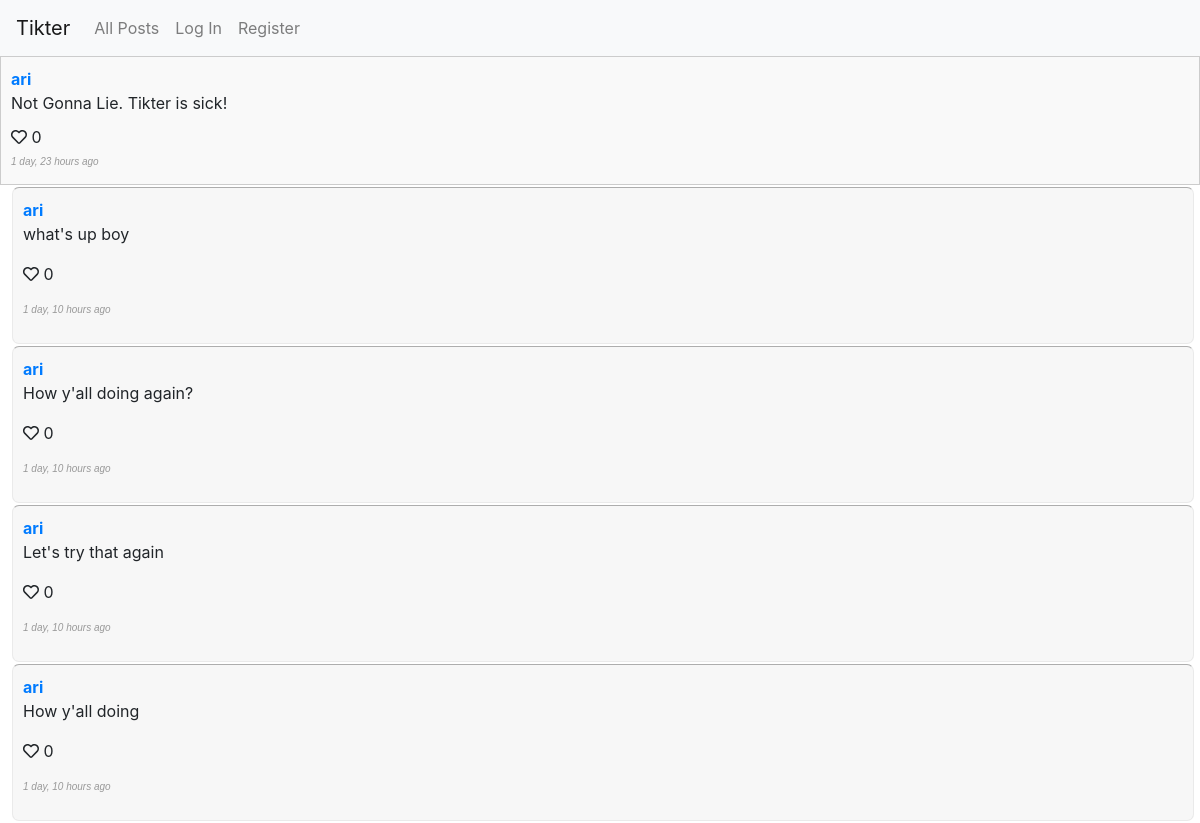
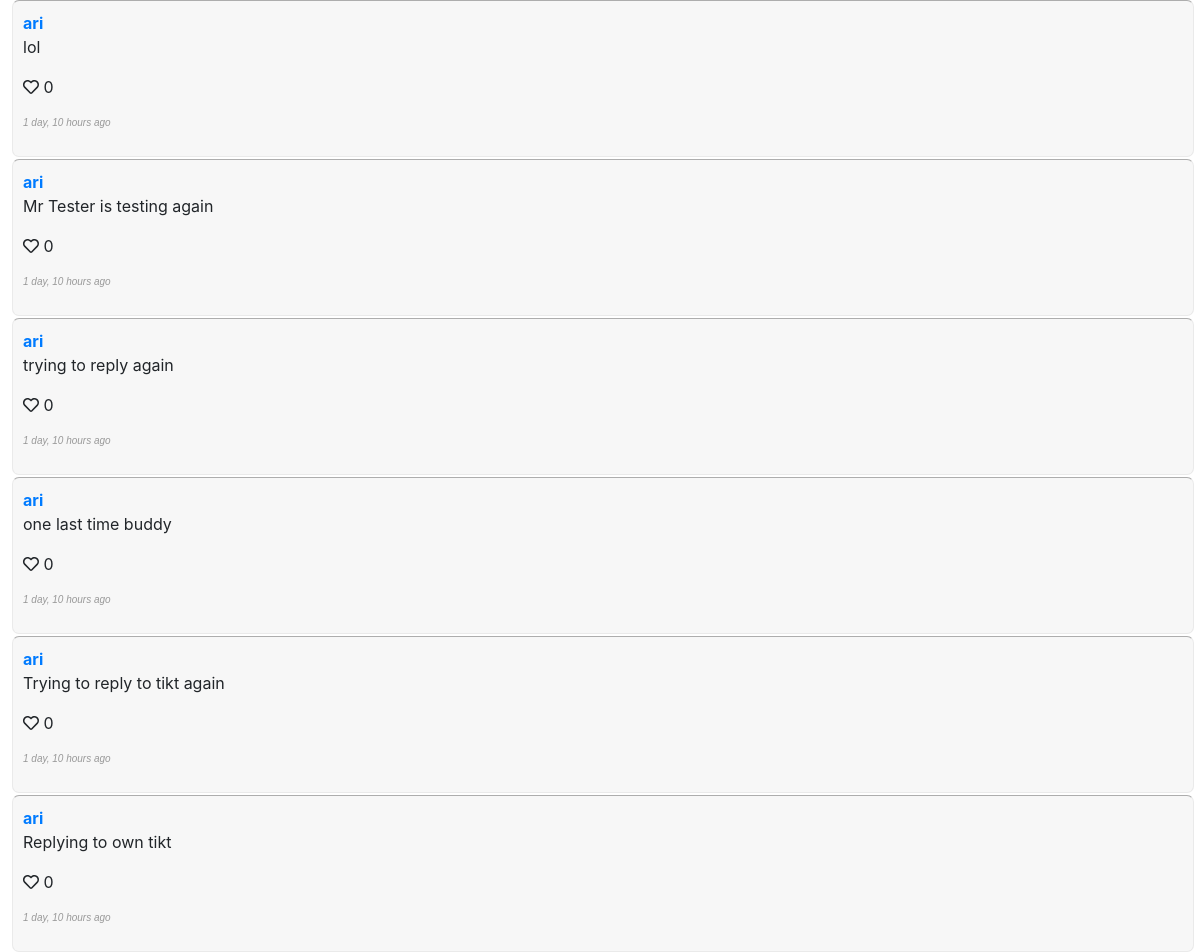
The app's page /post/18, older data (2 pictures, top to bottom).
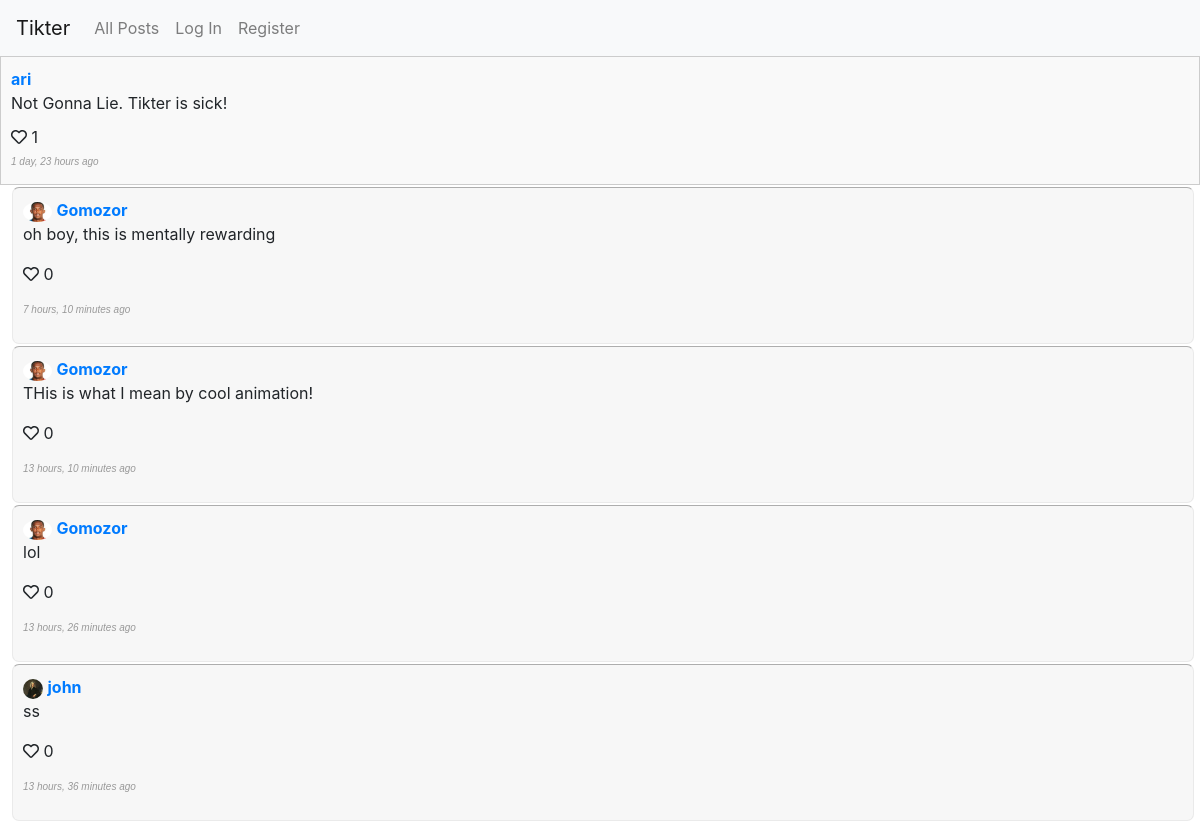
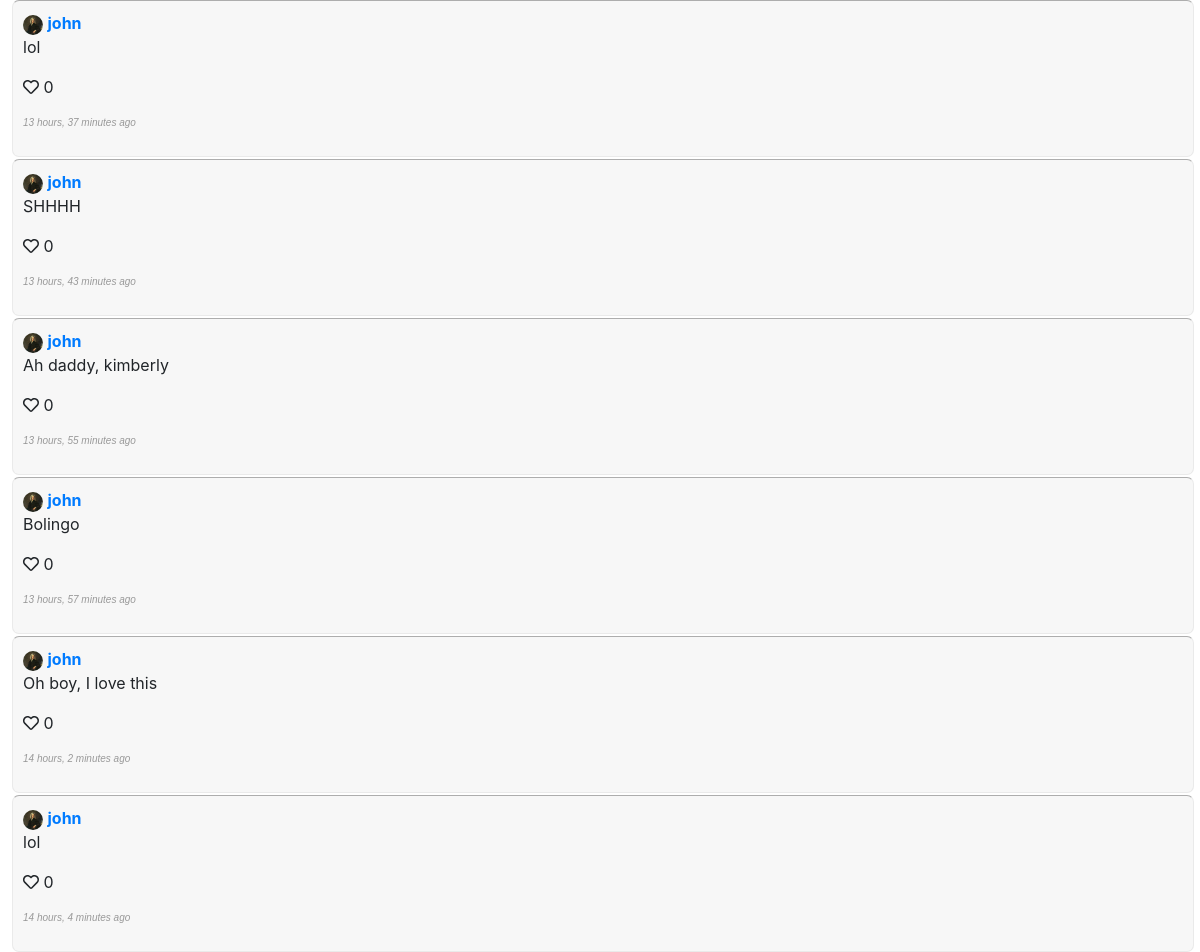
The same page, newer data (2 pictures, top to bottom).
### network/models.py (models this page shows, shortened)
class Post(models.Model):
    user = models.ForeignKey(User, on_delete=models.CASCADE, related_name='posts')
    content = models.TextField()
    timestamp = models.DateTimeField(auto_now_add=True)
    image = models.ImageField(upload_to='network/images/post_images/', blank=True, null=True)
    likes = models.ManyToManyField(User, related_name='liked_posts', blank=True)
    def num_likes(self):
        return self.likes.count()

class Reply(models.Model):
    user = models.ForeignKey(User, on_delete=models.CASCADE, related_name='replies')
    post = models.ForeignKey(Post, on_delete=models.CASCADE, related_name='replies')
    parent_reply = models.ForeignKey('self', on_delete=models.CASCADE, null=True, blank=True, related_name='replies')
    content = models.TextField()
    timestamp = models.DateTimeField(auto_now_add=True)
    image = models.ImageField(upload_to='network/images/reply_images/', blank=True, null=True)
    likes = models.ManyToManyField(User, related_name='liked_replies', blank=True)
    def num_likes(self):
        return self.likes.count()

class User(AbstractUser):
    profile_picture = models.ImageField(upload_to='network/images/profile_images/', blank=True, null=True)

### network/views.py (the view)
# urls.py: path('post/<int:post_id>', views.post, name='post'),
def post(request, post_id, is_fetching=False, page_num=-1):
    post = get_object_or_404(Post, id=post_id)
    replies = post.replies.all().order_by('-timestamp')
    paginator = Paginator(replies, 10)
    if is_fetching == 1:
        page = paginator.get_page(page_num)
        return JsonResponse({'page': [reply.serialize_reply() for reply in page],
                             'next_page_number': page.next_page_number() if page.has_next() else -1})
    elif is_fetching == 0:
        page_number = request.GET.get('page', 1)
        page = paginator.get_page(page_number)
        context = {
            'page': page,
            'post': post
        }
        return render(request, 'network/post.html', context)

### network/templates/network/post.html (shortened to what this page needs)
{% extends "network/layout.html" %}
    {% load static %}
    {% block body %}
        {% include 'network/post_display.html' with post=post user=user %}
        <div class="replies">
        {% for reply in page%}
            {% include 'network/reply_display.html' with reply=reply user=user %}
        {% endfor %}
        </div>
    {% endblock %}

### network/templates/network/post_display.html (shortened to what this page needs)
<li class="post-li" data-post-id="{{ post.id }}">
    <div class="post-section">
        <a class="user-link il" href="{% url 'network:profile' username=post.user.username%}">
          <strong>{{ post.user.username }}</strong>
       </a>
    <p class="p-content">{{ post.content }}</p>
    {% if user.is_authenticated %}
        <p>
            <div>
            <span class="like-count">{{ post.num_likes }}</span>
            <span class="like-button il" data-post-id="{{ post.id }}" >
                {% if post in user.liked_posts.all %}
                    <i class="heart-icon fas fa-heart liked"></i>
                {% else %}
                    <i class="heart-icon far fa-heart"></i>
                {% endif %}
            </span>
            </div>
            <span class="post-reply-count">{{ post.num_replies }}</span>
            <a href="#" class="reply-icon">
                <i class="fa fa-reply" href="{% url 'network:post' post_id=post.id %}"></i> Reply
            </a>
        </p>
    {% else %}
        <p><i class="far fa-heart"></i> <span class="like-count">{{ post.num_likes }} </span></p>
    {% endif %}
    <p class="timestamp">{{ post.timestamp|timesince }} ago</p>
    </div>
</li>

### network/templates/network/reply_display.html (shortened to what this page needs)
<li class="reply-li" data-reply-id="{{ reply.id }}">
    <div class="reply-section">
    <a class="user-link" href="{% url 'network:profile' username=reply.user.username%}">
        <span class="profile-image-container">
            {% if reply.user.profile_picture %}
                <img src="{{ reply.user.profile_picture.url }}" alt="Profile Image" class="profile-image">
            {% endif %}
        </span>
        <strong>{{ reply.user.username }}</strong>
    </a>
    <p class="r-content">{{ reply.content }}</p>
    {% if user.is_authenticated %}
        <p>
            <span class="rlike-count">{{ reply.num_likes }}</span>
            <span class="rlike-button" data-reply-id="{{ reply.id }}" >
                {% if reply in user.liked_replies.all %}
                    <i class="heart-icon fas fa-heart liked"></i>
                {% else %}
                    <i class="heart-icon far fa-heart"></i>
                {% endif %}
            </span>
            <span class="reply-reply-count">{{ reply.num_replies }}</span>
            <a href="#" class="reply-icon">
                <i class="fa fa-reply"></i> Reply
            </a>
        </p>
    {% else %}
        <p><i class="far fa-heart"></i> <span class="rlike-count">{{ reply.num_likes }} </span></p>
    {% endif %}
    <p class="timestamp">{{ reply.timestamp|timesince }} ago</p>
    </div>
</li>

Row changes from the older to the newer data that the page shows:
no longer on this page (row unchanged): Reply: user.username "ari", content "what's up boy", num_likes "0", timestamp "1 day, 10 hours"
no longer on this page (row unchanged): Reply: user.username "ari", content "How y'all doing again?", num_likes "0", timestamp "1 day, 10 hours"
no longer on this page (row unchanged): Reply: user.username "ari", content "Let's try that again", num_likes "0", timestamp "1 day, 10 hours"
no longer on this page (row unchanged): Reply: user.username "ari", content "How y'all doing", num_likes "0", timestamp "1 day, 10 hours"
no longer on this page (row unchanged): Reply: user.username "ari", content "lol", num_likes "0", timestamp "1 day, 10 hours"
no longer on this page (row unchanged): Reply: user.username "ari", content "Mr Tester is testing again", num_likes "0", timestamp "1 day, 10 hours"
no longer on this page (row unchanged): Reply: user.username "ari", content "trying to reply again", num_likes "0", timestamp "1 day, 10 hours"
no longer on this page (row unchanged): Reply: user.username "ari", content "one last time buddy", num_likes "0", timestamp "1 day, 10 hours"
no longer on this page (row unchanged): Reply: user.username "ari", content "Trying to reply to tikt again", num_likes "0", timestamp "1 day, 10 hours"
no longer on this page (row unchanged): Reply: user.username "ari", content "Replying to own tikt", num_likes "0", timestamp "1 day, 10 hours"
computed for Post "Not Gonna Lie. Tikter is sick!": num_likes "0" → "1"
added Reply: user.profile_picture (picture), user.username "Gomozor", content "oh boy, this is mentally rewarding", num_likes "0", timestamp "7 hours, 10 minutes"
added Reply: user.profile_picture (picture), user.username "Gomozor", content "THis is what I mean by cool animation!", num_likes "0", timestamp "13 hours, 10 minutes"
added Reply: user.profile_picture (picture), user.username "Gomozor", content "lol", num_likes "0", timestamp "13 hours, 26 minutes"
added Reply: user.profile_picture (picture), user.username "john", content "ss", num_likes "0", timestamp "13 hours, 36 minutes"
added Reply: user.profile_picture (picture), user.username "john", content "lol", num_likes "0", timestamp "13 hours, 37 minutes"
added Reply: user.profile_picture (picture), user.username "john", content "SHHHH", num_likes "0", timestamp "13 hours, 43 minutes"
added Reply: user.profile_picture (picture), user.username "john", content "Ah daddy, kimberly", num_likes "0", timestamp "13 hours, 55 minutes"
added Reply: user.profile_picture (picture), user.username "john", content "Bolingo", num_likes "0", timestamp "13 hours, 57 minutes"
added Reply: user.profile_picture (picture), user.username "john", content "Oh boy, I love this", num_likes "0", timestamp "14 hours, 2 minutes"
added Reply: user.profile_picture (picture), user.username "john", content "lol", num_likes "0", timestamp "14 hours, 4 minutes"
